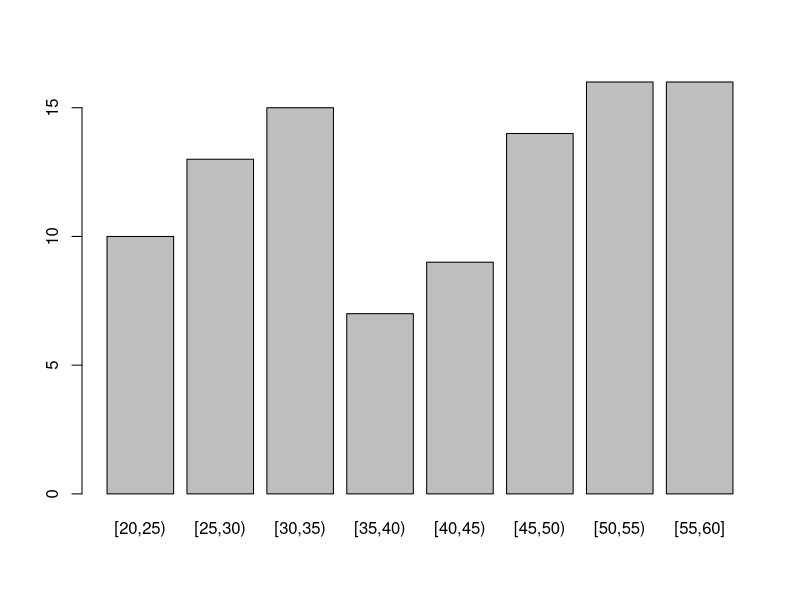

Write the R code that produced this figure.
## ---- chunk 1
#文档用例
x <- c(0:10, 50)
xm <- mean(x)
cat(xm, mean(x, trim = 0.10))
## ---- chunk 2
aa = c(3, 5, 10, 4.5, -1, -3)
bb = c(1,1,1,2,3,3,1,2,4,1,2,4,4,2,3,4,1,2,3,4)
cc = letters[bb]
print(quantile(aa))
print(quantile(aa,probs=c(.99,.5)))
print(order(aa)) #升序排序的位序号
print(sort(aa,decreasing = TRUE)) #降序排序
## ---- chunk 3
t = c(1,1,1,2,3,3,1,2,4,1,2,4,4,2,3,4,1,2,3,4)
print(table(t))
## ---- chunk 4
p<-rpois(10e+6,lambda=7)
system.time({ble = table(p)})
print(ble)
system.time({bulate = tabulate(p)})
print(bulate)
## ---- chunk 5
Age = sample(20:60, 100, replace = T)
cutout <- cut(Age, seq(20, 60, 5), include.lowest = T,right=F)
plot(cutout)
## ---- chunk 6
x <- rnorm(36,mean=680,sd=60)
x
t.test(x,,alternative = "less",mu=700)
